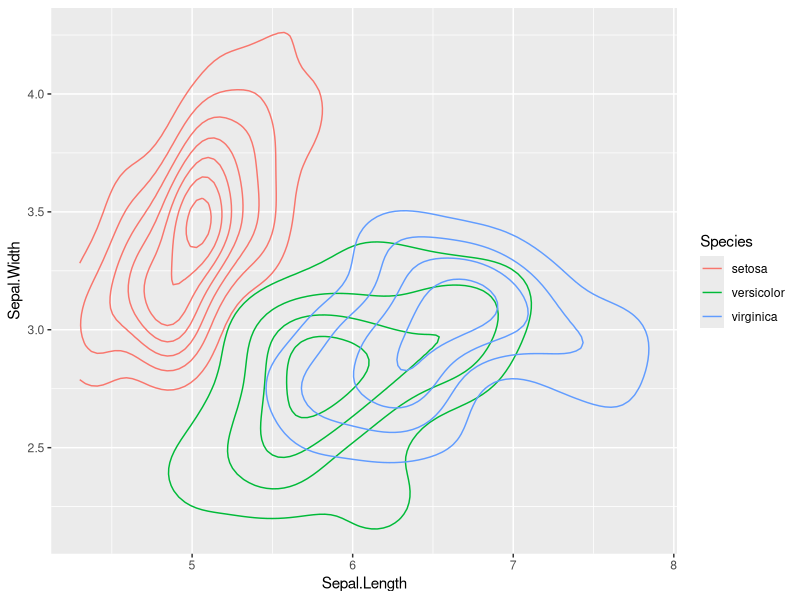
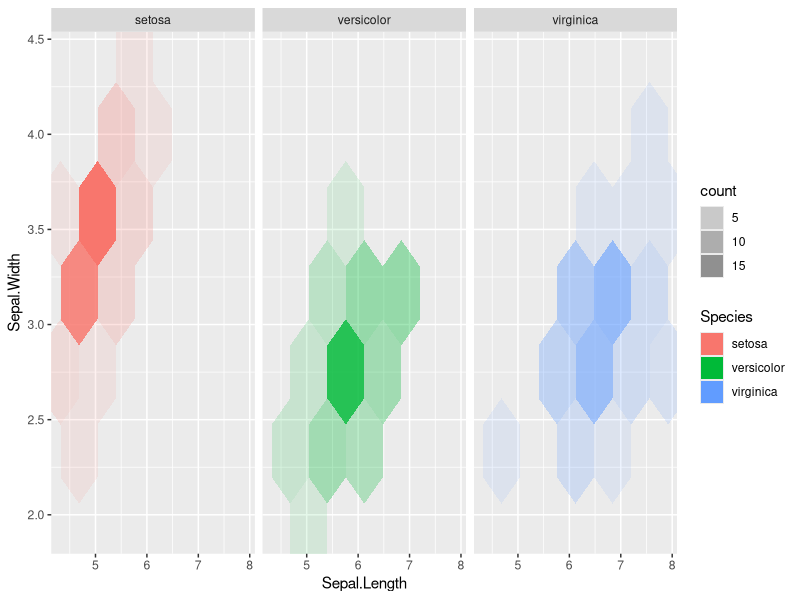

Recreate these plots in R, in order. (Note: this script raises an error after producing the figures.)
data(iris)
library(ggplot2)
library(tidyverse)
ggplot (iris, aes (x = Sepal.Length, y = Sepal.Width, colour = Species)) + stat_density2d ()
ggplot (iris, aes (x = Sepal.Length, y = Sepal.Width, fill = Species)) + stat_binhex (bins=5, aes (alpha = ..count..)) + facet_grid (. ~ Species)
ggplot(iris, aes(x=Sepal.Length, y = Sepal.Width, group = setosa + versicolor + virginica, color = group)) + geom_line()
plot(Petal.Width ~ Petal.Length, data=iris,
     col=c("brown1","dodgerblue1","limegreen")[as.integer(Species)],
     pch=c(1,2,3)[as.integer(Species)])
plot(iris$Species, iris$Sepal.Width)
boxplot(formula = Petal.Length ~ Species, data = iris)


ggplot (iris, aes (x = Sepal.Length, y = Sepal.Width, colour = Species)) + geom_point()
irisplot1 <- ggplot (iris, aes (x = Sepal.Length, y = Petal.Length, colour = Species)) + geom_point() + geom_smooth(method = "lm")
irisplot1

png(filename = "iris_fig1.png")
irisplot2 <- irisplot1 + labs(title="Sepal Length vs petal length", 
                 subtitle="for three iris species", 
                 y="Petal.Length", 
                 x="Sepal.Length", 
                 caption="") + theme_bw()
dev.off()

irisplot2



hist(iris$Petal.Width)
hist(iris$Petal.Width, breaks=12, col="red")
densityplot <- iris$Petal.Width

densityplot2 <- ggplot(iris, aes(x=Petal.Width)) + geom_density()
densityplot2 <- density(iris$Petal.Width)
densityplot2


hist(iris$Petal.Width)
densityplot3 <- ggplot(data=iris, aes(x=Petal.Width, group=Species, fill=cut)) +
  geom_density(adjust=1.5, alpha=.4) +
  theme_bw()
densityplot3

densityplot5 <- ggplot(iris, aes(x = Petal.Width)) +
  geom_density(aes(color = Species)) + lims(x=c(0,2.5),y=c(0,7))
densityplot5



png(filename = "./iris_fig2.png")
densityplot5 <- ggplot(iris, aes(x = Petal.Width, fill=Species)) +
  geom_density(alpha=0.4) + lims(x=c(0,2.5),y=c(0,8)) + labs(title="Distribution of Petal Widths", 
                                                          subtitle="for three iris species", 
                                                          y="Density", 
                                                          x="Petal Width", 
                                                          caption="") + theme_bw()
dev.off()


densityplot5



Irisratio <- iris$Sepal.Width/iris$Petal.Width
Irisratio



png(filename = "./Assignment_5.Rproj iris_fig3.png")
ratioplot <- ggplot(iris, aes(x=Species, y=Petal.Width/Sepal.Width, fill=Species)) + geom_boxplot(color="black") + labs(title="Sepal-to Petal-Width Ratio", 
                                                                                                                        subtitle="for three iris species", 
                                                                                                                        y="Ratio of Sepal Width to Petal Width", 
                                                                                                                        x="Species", 
                                                                                                                        caption="") + theme_bw()
dev.off() #final command code for 3rd graph
ratioplot





iris$Sepal.Length - mean(iris$Sepal.Length)

ggplot(iris, aes(x=Sepal.Length - mean(Sepal.Length), color = Species)) + geom_bar()

devianceplot <- ggplot(iris, aes(x=Sepal.Length - mean(Sepal.Length), color = Species)) + geom_bar()+ labs(title="Sepal length deviance from the mean of all observations", 
                                                                                                           subtitle="", 
                                                                                                           y="", 
                                                                                                           x="Deviance from the Mean", 
                                                                                                           caption="") + theme_bw()


devianceplot










